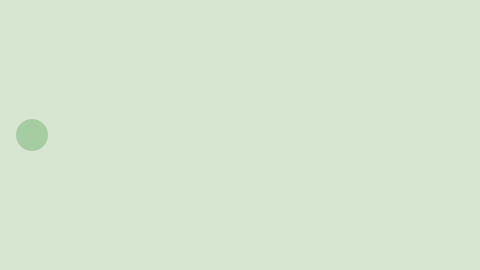
Frame 1 (no input)
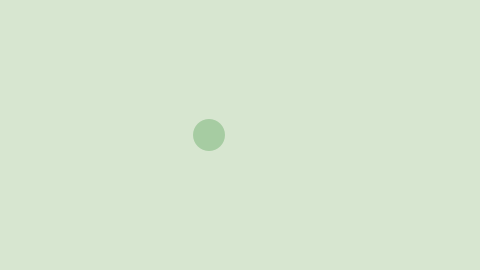
Frame 60 (the mouse pressed at the canvas centre just before this capture)
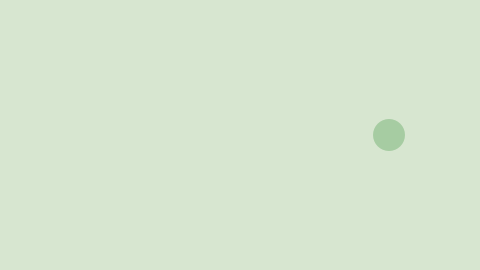
Frame 120 (the mouse held since frame 60 and released just before this capture)

The Processing sketch that drew these frames (run headless with seeded random() and noise(); from frame 60 on, the mouse is pressed at the canvas centre):

// Processing sketch: ModularityExample
// ── ModularityExample.pde
/**
 * An example of using methods to increase modularity
 * A simple example - a bouncing ball!
 * @author YOUR NAME
 * @version TODAY'S DATE
 */

final color BACKGROUND = #D7E6D0;
final color FILL = #A6CCA2;
final int SIZE = 32;

int displacement = 3;
int x = SIZE;

// Setup does not change
void setup() {
  size(480, 270);
  noStroke();
}

void draw() {
  background(BACKGROUND);

  drawBall();

  moveBall();

  //if we are at the edge, the ball will "bounce" - go opposite direction
  bounce();
}

void drawBall()
{
  //display the "ball"
  noStroke();
  fill(FILL);
  ellipse(x, height/2, SIZE, SIZE);  
}

void moveBall()
{
  //move the ball
  x = x + displacement;  
}

void bounce()
{
  // If we’ve reached an edge, reverse speed
  if ((x > width) || (x < 0)) {
    displacement = displacement * - 1;
  }  
}
